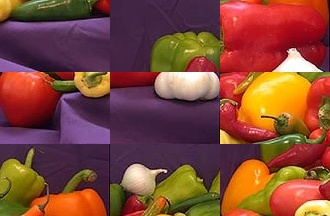
//> input picture 6-12-17 /puzzle.jpg, 330 x 216 px
$ ./templatematch   (built with g++ and OpenCV 4)
//> lines starting //> are read from the running program, lines starting //| are printed output that depends on the picture; after the words box and inside, x2 and y2 are one past the last pixel; in counts of white or black regions, pixels touching at a corner belong together
#include "opencv2/highgui/highgui.hpp"
#include "opencv2/imgproc/imgproc.hpp"
#include "opencv2/core/core.hpp"
#include <iostream>
#include<stdio.h>                                     //included 5 libraries

using namespace cv;
using namespace std;

Mat img;
Mat templ;
Mat res;

int m_m;
int max=5;

void MatchingMethod(int m_m,void * saikat)
     {
       Mat copy;
       img.copyTo(copy);
       int rescols=img.cols-templ.cols+1;
       int resrows=img.rows-templ.rows+1;
       res.create(resrows,rescols,CV_32FC1);
       matchTemplate(img,templ,res,m_m);
       normalize(res,res,0,1,NORM_MINMAX,-1,Mat());
       double minval,maxval;
       Point minloc,maxloc;
       Point matchloc;
       minMaxLoc( res, &minval, &maxval, &minloc, &maxloc, Mat() );
       if( m_m  == CV_TM_SQDIFF || m_m == CV_TM_SQDIFF_NORMED )
             {
              matchloc = minloc;
             }
       else
             {
              matchloc = maxloc;
             }
       printf("%d %d\n",matchloc.x,matchloc.y);
       rectangle( copy, matchloc, Point( matchloc.x + templ.cols , matchloc.y + templ.rows ), Scalar(0,0,255), 2, 8, 0 );                    //creating boundary box
       //rectangle( res, matchloc, Point( matchloc.x + templ.cols , matchloc.y + templ.rows ), Scalar(0,0,255), 2, 8, 0 );                     //creating boundary box
       imshow("image_win",copy);
       //imshow("res_win",res);
     }

int main()
     {
        img=imread("puzzle.jpg",1);
//> img is the input picture: 216 rows x 330 cols, CV_8UC3; mean B, G, R 56.2, 71.7, 129.4
        templ=imread("part1.jpg",1);
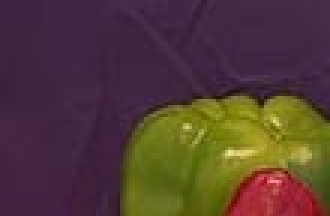
//> input picture 6-12-17 /part1.jpg, 110 x 72 px (shown 3 times larger)
//> templ is the input picture: 72 rows x 110 cols, CV_8UC3; mean B, G, R 54.5, 59.1, 83.5
        namedWindow("image_win",WINDOW_NORMAL);
        //namedWindow("res_win",WINDOW_NORMAL);
        createTrackbar("method","image_win",&m_m,5,MatchingMethod);
        MatchingMethod(m_m,NULL);
//> in MatchingMethod, `matchTemplate(img,templ,res,m_m);`:
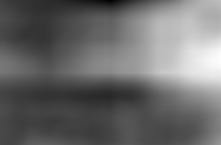
//> res: 145 rows x 221 cols, CV_32FC1; min 165930, max 244515728, mean 102207560; drawn with min black and max white
//> in MatchingMethod, `minMaxLoc( res, &minval, &maxval, &minloc, &maxloc, Mat() );`: minval = 0; maxval = 1; minloc = Point(110, 0); maxloc = Point(220, 61)
//> in MatchingMethod, `matchloc = minloc;`: matchloc = Point(110, 0)
//| 110 0
//> in MatchingMethod, `rectangle( copy, matchloc, Point( matchloc.x + templ.cols , matchloc.y..`:
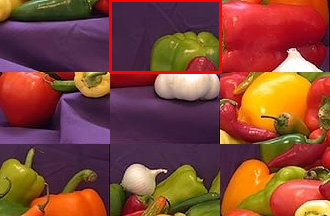
//> copy: 216 rows x 330 cols, CV_8UC3; 1.37% of pixels changed, all inside (x1, y1, x2, y2) = (109, 0, 222, 74)
        //imshow("template",templ);
        waitKey(0);
        return 0;
     }
